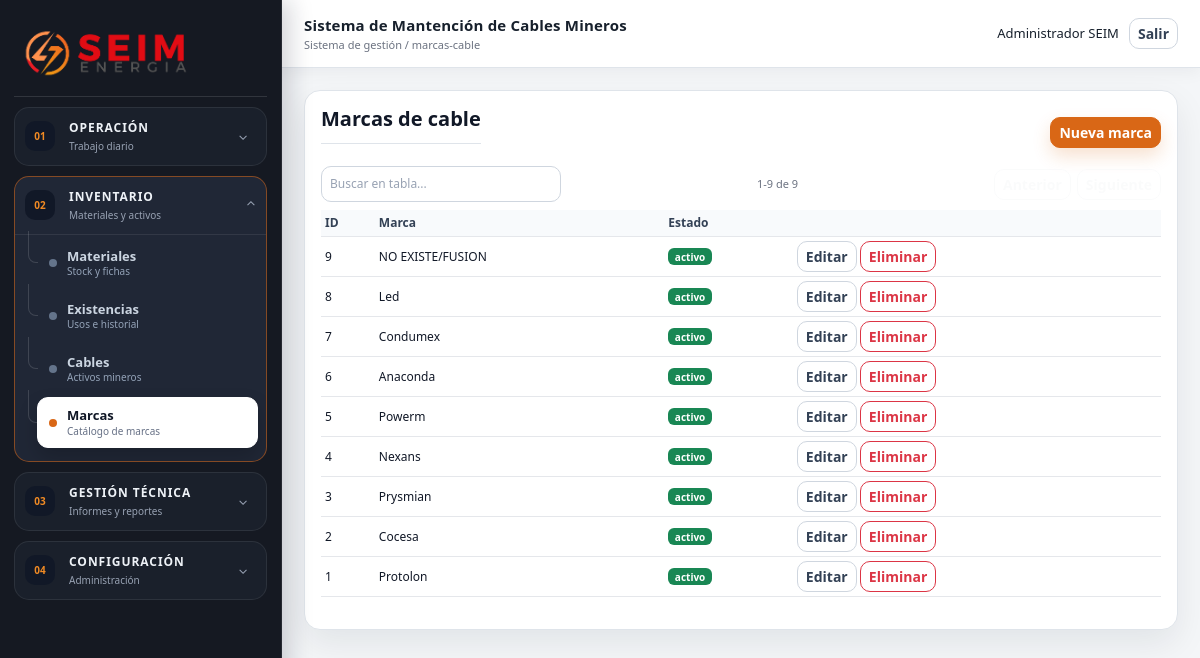
The page /public/marcas-cable (signed in) on the database its author committed.
### tables this page shows
CREATE TABLE marcas_cable(id INT AUTO_INCREMENT PRIMARY KEY,nombre VARCHAR(100) NOT NULL UNIQUE,estado ENUM('activo','inactivo') DEFAULT 'activo',created_at TIMESTAMP NULL,updated_at TIMESTAMP NULL,deleted_at TIMESTAMP NULL);

### app/Core/App.php (called while the page is built, shortened)
<?php
final class App { private static array $config; private static ?PDO $pdo=null; public static function boot(array $config): void { self::$config=$config; } public static function config(string $key, mixed $default=null): mixed { return self::$config[$key] ?? $default; } public static function db(): PDO { if(!self::$pdo){ $db=self::$config['db']; $dsn="mysql:host={$db['host']};dbname={$db['name']};charset={$db['charset']}"; self::$pdo=new PDO($dsn,$db['user'],$db['pass'],[PDO::ATTR_ERRMODE=>PDO::ERRMODE_EXCEPTION,PDO::ATTR_DEFAULT_FETCH_MODE=>PDO::FETCH_ASSOC]); } return self::$pdo; } }

### app/Core/Controller.php (called while the page is built, shortened)
<?php
abstract class Controller { protected function view(string $view,array $data=[]):void{ extract($data); $viewFile=__DIR__.'/../Views/'.$view.'.php'; require __DIR__.'/../Views/layouts/app.php'; } protected function auth():void{ if(!current_user()) redirect('login'); } protected function requirePermission(string $module,string $action='ver'):void{ $this->auth(); if(($_SESSION['user']['rol']??'')==='Super Administrador') return; $perms=$_SESSION['permissions'][$module]??[]; if(empty($perms[$action])) { http_response_code(403); exit('Sin permisos'); } } protected function uploadImage(string $field,string $dir):?string{ if(empty($_FILES[$field]['name'])) return null; $cfg=App::config('image_mimes'); $tmp=$_FILES[$field]['tmp_name']; $mime=mime_content_type($tmp); if(!isset($cfg[$mime]) || $_FILES[$field]['size']>App::config('upload_max_bytes')) throw new \RuntimeException('Imagen inválida: use JPG, PNG o WEBP de máximo 3 MB.'); $name=bin2hex(random_bytes(12)).'.'.$cfg[$mime]; if(!is_dir(__DIR__.'/../../public/uploads/'.$dir)) mkdir(__DIR__.'/../../public/uploads/'.$dir,0775,true); move_uploaded_file($tmp,__DIR__.'/../../public/uploads/'.$dir.'/'.$name); return 'uploads/'.$dir.'/'.$name; } }

### app/Controllers/CatalogController.php (called while the page is built, shortened)
<?php
class CatalogController extends Controller {
 public function marcas():void{$this->requirePermission('Marcas de cable');$m=new BaseCatalog;$rows=$m->all('marcas_cable');$this->view('marcas/index',compact('rows'));}
}

### public/index.php (called while the page is built, shortened)
<?php
require_once __DIR__ . '/../app/Core/helpers.php';
spl_autoload_register(function (string $class): void {
    $prefix = 'App\\';
    if (str_starts_with($class, $prefix)) {
        $path = __DIR__ . '/../app/' . str_replace('\\', '/', substr($class, strlen($prefix))) . '.php';
    }
});
$router = new App\Core\Router();
$router->dispatch($_SERVER['REQUEST_METHOD'], parse_url($_SERVER['REQUEST_URI'], PHP_URL_PATH) ?: '/');

### app/Models/BaseCatalog.php (called while the page is built, shortened)
<?php
class BaseCatalog extends Model {
 private function hasSoftDelete(string $table): bool { return in_array($table, self::SOFT_DELETE_TABLES, true); }
 public function all(string $table,string $order='id DESC'): array { $where=$this->hasSoftDelete($table)?' WHERE deleted_at IS NULL':''; return $this->fetchAll("SELECT * FROM $table$where ORDER BY $order"); }
}

### app/Core/Model.php (called while the page is built, shortened)
<?php
abstract class Model { protected \PDO $db; public function __construct(){ $this->db=App::db(); } public function fetchAll(string $sql,array $p=[]):array{ $s=$this->db->prepare($sql); $s->execute($p); return $s->fetchAll(); } public function fetch(string $sql,array $p=[]):?array{ $s=$this->db->prepare($sql); $s->execute($p); return $s->fetch()?:null; } public function execSql(string $sql,array $p=[]):bool{ $s=$this->db->prepare($sql); return $s->execute($p); } }

### app/Views/marcas/index.php (the view)
<div class="card-dark"><div class="d-flex justify-content-between align-items-center mb-2"><h5>Marcas de cable</h5><a class="btn btn-seim btn-sm" href="<?= url('marcas-cable/crear') ?>">Nueva marca</a></div><table class="table table-dark table-sm datatable"><thead><tr><th>ID</th><th>Marca</th><th>Estado</th><th></th></tr></thead><tbody><?php foreach($rows as $r): ?><tr><td><?= $r['id'] ?></td><td><?= e($r['nombre']) ?></td><td><?= badge($r['estado']) ?></td><td><a class="btn btn-sm btn-outline-light" href="<?= url('marcas-cable/editar/'.$r['id']) ?>">Editar</a> <form method="post" action="<?= url('marcas-cable/eliminar/'.$r['id']) ?>" class="d-inline" onsubmit="return confirm('¿Eliminar esta marca?')"><?= csrf_field() ?><button class="btn btn-sm btn-outline-danger">Eliminar</button></form></td></tr><?php endforeach; ?></tbody></table></div>

### app/Core/Router.php (shortened to what this page needs)
<?php
final class Router
{
    private array $routes = [];
    private function add($m, $p, $a): void { $this->routes[$m][] = ['p' => trim($p, '/'), 'a' => $a]; }
    private function normalizePath(string $uri): string
    {
        $path = trim($uri, '/');
        $base = trim(parse_url(App::config('base_url'), PHP_URL_PATH) ?: '', '/');
        $projectBase = trim(dirname('/' . $base), '/.');
        foreach (array_filter([$base, $projectBase]) as $prefix) {
            if (str_starts_with($path, $prefix . '/')) {
                $path = trim(substr($path, strlen($prefix)), '/');
                break;
            }
        }
        return $path;
    }
    public function dispatch(string $method, string $uri): void
    {
        $path = $this->normalizePath($uri);
        foreach ($this->routes[$method] ?? [] as $r) {
            $regex = '#^' . preg_replace('#\{([a-z_]+)\}#', '(?P<$1>[^/]+)', $r['p']) . '$#';
            if (preg_match($regex, $path, $m)) {
                [$c, $fn] = $r['a'];
                $params = array_filter($m, 'is_string', ARRAY_FILTER_USE_KEY);
                (new $c)->$fn(...array_values($params));
                return;
            }
        }
    }
}

### app/Core/helpers.php (shortened to what this page needs)
<?php
function e(?string $v): string { return htmlspecialchars((string)$v, ENT_QUOTES, 'UTF-8'); }
function url(string $path = ''): string { return App\Core\App::config('base_url') . '/' . ltrim($path, '/'); }
function badge(string $estado): string { $map=['activo'=>'success','inactivo'=>'secondary','disponible'=>'success','en reparación'=>'warning','entregado'=>'info','dado de baja'=>'danger','borrador'=>'secondary','finalizado'=>'success','anulado'=>'danger','activa'=>'warning','cerrada'=>'success','crítico'=>'danger','critico'=>'danger','bajo'=>'warning','normal'=>'success']; return '<span class="badge text-bg-'.($map[$estado]??'secondary').'">'.e($estado).'</span>'; }

### public/assets/css/app.css (style rules this page uses)
:root { --bg:#f4f6f8;--bg-soft:#eef1f5;--side:#151922;--side-2:#1d2430;--card:#ffffff;--card-2:#f9fafb;--input:#ffffff;--text:#17202c;--text-inverse:#f8fafc;--muted:#6b7280; --brand-orange:#d96716;--brand-orange-2:#f08a24;--brand-red:#b91c1c;--brand-gray:#6f737b;--green:#d96716;--olive:#d99a22;--blue:#2563eb;--red:#b91c1c; --line:#dfe4ea;--line-dark:rgba(255,255,255,.12);--shadow:0 14px 34px rgba(15,23,42,.08) }
* { box-sizing:border-box }
body { background:var(--bg);color:var(--text);font-size:13px;min-height:100vh }
.card-dark,.panel,.kpi { background:var(--card);border:1px solid var(--line);border-radius:16px;padding:16px;box-shadow:var(--shadow) }
.btn { border-radius:10px;font-weight:700 }
.btn-seim { background:var(--brand-orange);border:1px solid var(--brand-orange);color:#fff;font-weight:800;box-shadow:0 8px 18px rgba(217,103,22,.20) }
.btn-outline-light { color:#334155;border-color:#cfd6df;background:#fff }
.table { font-size:12px }
.badge { font-size:10px }
.table-dark { --bs-table-bg:transparent;--bs-table-color:#111827;--bs-table-border-color:#e5e7eb;vertical-align:middle }
.table th,.table td { vertical-align:middle;white-space:nowrap }
.table th { text-align:left;color:#334155;background:#f8fafc }
.table td .btn { white-space:nowrap }
.card-dark h5,.card-dark h6 { display:flex;align-items:center;min-height:24px;margin-bottom:14px;color:#111827;font-weight:800 }
.card-dark h5 { padding-bottom:12px;border-bottom:1px solid var(--line) }
.form-enhanced { position:relative }

### rows shown on the page
marcas_cable: id "9", nombre "NO EXISTE/FUSION", estado "activo"
marcas_cable: id "8", nombre "Led", estado "activo"
marcas_cable: id "7", nombre "Condumex", estado "activo"
marcas_cable: id "6", nombre "Anaconda", estado "activo"
marcas_cable: id "5", nombre "Powerm", estado "activo"
marcas_cable: id "4", nombre "Nexans", estado "activo"
marcas_cable: id "3", nombre "Prysmian", estado "activo"
marcas_cable: id "2", nombre "Cocesa", estado "activo"
marcas_cable: id "1", nombre "Protolon", estado "activo"

### other values the page prints
$group['icon'] "01"
$group['label'] "OPERACIÓN"
$group['summary'] "Trabajo diario"
$group['icon'] "02"
$group['label'] "INVENTARIO"
$group['summary'] "Materiales y activos"
$t "Materiales"
$desc "Stock y fichas"
$t "Existencias"
$desc "Usos e historial"
$t "Cables"
$desc "Activos mineros"
$t "Marcas"
$desc "Catálogo de marcas"
$group['icon'] "03"
